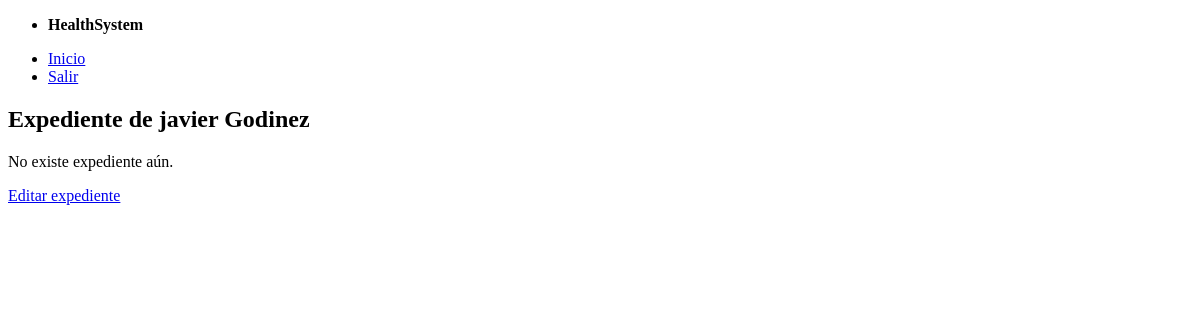
Page /expediente/1 (signed in) on the earlier database version.
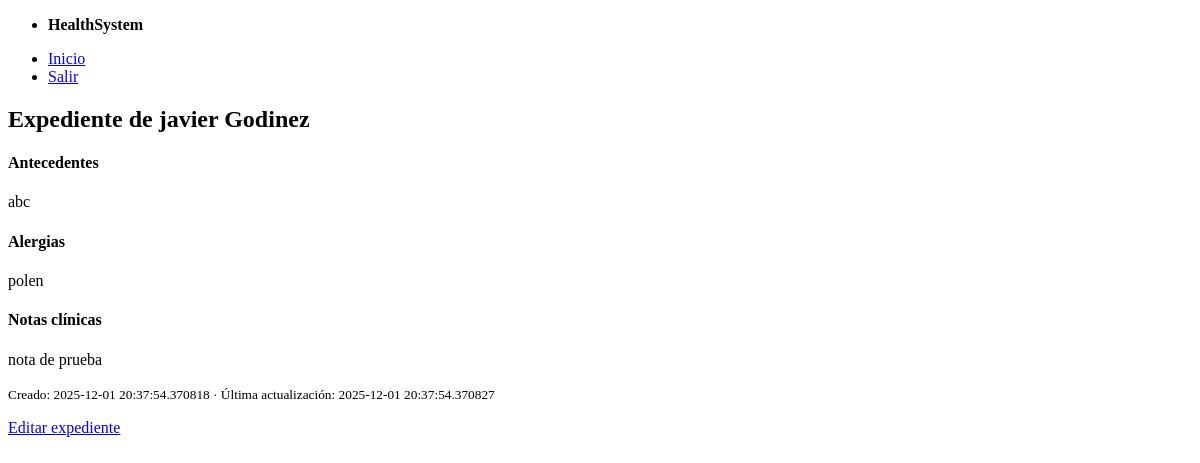
Same page on the later database version.
### models.py (models this page shows)
class Expediente(Base):
    __tablename__ = "expedientes"
    id = Column(Integer, primary_key=True)
    paciente_id = Column(Integer, ForeignKey("usuarios.id"), unique=True, nullable=False)
    antecedentes = Column(String, nullable=True)
    alergias = Column(String, nullable=True)
    notas_clinicas = Column(String, nullable=True)
    created_at = Column(DateTime, default=datetime.utcnow, nullable=False)
    updated_at = Column(DateTime, default=datetime.utcnow, onupdate=datetime.utcnow, nullable=False)
    paciente = relationship("Usuario", back_populates="expediente")

### app.py (the view)
@app.route("/expediente/<int:paciente_id>")
@login_required
def expediente_view(paciente_id: int):
    if current_user.tipo == TipoUsuario.PACIENTE and current_user.id != paciente_id:
        abort(403)
    with get_db() as db:
        paciente = db.get(Usuario, paciente_id)
        if not paciente:
            flash("Paciente no encontrado", "warning")
            return redirect(url_for("dashboard"))
        expediente = (
            db.query(Expediente)
            .options(joinedload(Expediente.paciente))
            .filter(Expediente.paciente_id == paciente_id)
            .first()
        )
    puede_editar = current_user.tipo in (TipoUsuario.MEDICO, TipoUsuario.ADMIN)
    return render_template(
        "expediente_view.html",
        paciente=paciente,
        expediente=expediente,
        puede_editar=puede_editar
    )

### app.py (called while the page is built)
@contextmanager
def get_db():
    db = SessionLocal()
    try:
        yield db
        db.commit()
    except Exception:
        db.rollback()
        raise
    finally:
        db.close()

@login_manager.user_loader
def load_user(user_id):
    with get_db() as db:
        return db.get(Usuario, int(user_id))

### templates/expediente_view.html (shortened to what this page needs)
{% extends "_layout.html" %}
{% block content %}
<h2>Expediente de {{ paciente.nombre }} {{ paciente.apellido }}</h2>
{% if expediente %}
  <article>
    <h4>Antecedentes</h4>
    <p>{{ expediente.antecedentes or '-' }}</p>
    <h4>Alergias</h4>
    <p>{{ expediente.alergias or '-' }}</p>
    <h4>Notas clínicas</h4>
    <p style="white-space: pre-wrap;">{{ expediente.notas_clinicas or '-' }}</p>
    <p><small>Creado: {{ expediente.created_at }} · Última actualización: {{ expediente.updated_at }}</small></p>
  </article>
{% else %}
  <p>No existe expediente aún.</p>
{% endif %}
{% if puede_editar %}
  <p>
    <a href="{{ url_for('expediente_edit', paciente_id=paciente.id) }}">Editar expediente</a>
  </p>
{% endif %}
{% endblock %}

Differences in the rows shown:
added Expediente: antecedentes "abc", alergias "polen", notas_clinicas "nota de prueba", created_at "2025-12-01 20:37:54.370818", updated_at "2025-12-01 20:37:54.370827"
Other differences:
text no longer shown: "No existe expediente aún."
text now shown: "Antecedentes Alergias Notas clínicas Creado: · Última actualización:"
